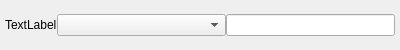
<?xml version="1.0" encoding="UTF-8"?>
<ui version="4.0">
 <class>Sekura::ForeignKey</class>
 <widget class="QWidget" name="Sekura::ForeignKey">
  <property name="geometry">
   <rect>
    <x>0</x>
    <y>0</y>
    <width>400</width>
    <height>50</height>
   </rect>
  </property>
  <property name="windowTitle">
   <string>Form</string>
  </property>
  <layout class="QHBoxLayout" name="horizontalLayout">
   <item>
    <widget class="QLabel" name="label">
     <property name="text">
      <string>TextLabel</string>
     </property>
    </widget>
   </item>
   <item>
    <widget class="QComboBox" name="comboBox">
     <property name="sizePolicy">
      <sizepolicy hsizetype="Expanding" vsizetype="Fixed">
       <horstretch>0</horstretch>
       <verstretch>0</verstretch>
      </sizepolicy>
     </property>
    </widget>
   </item>
   <item>
    <widget class="QLineEdit" name="lineEdit">
     <property name="readOnly">
      <bool>true</bool>
     </property>
    </widget>
   </item>
  </layout>
 </widget>
 <layoutdefault spacing="0" margin="5"/>
 <resources/>
 <connections/>
</ui>
